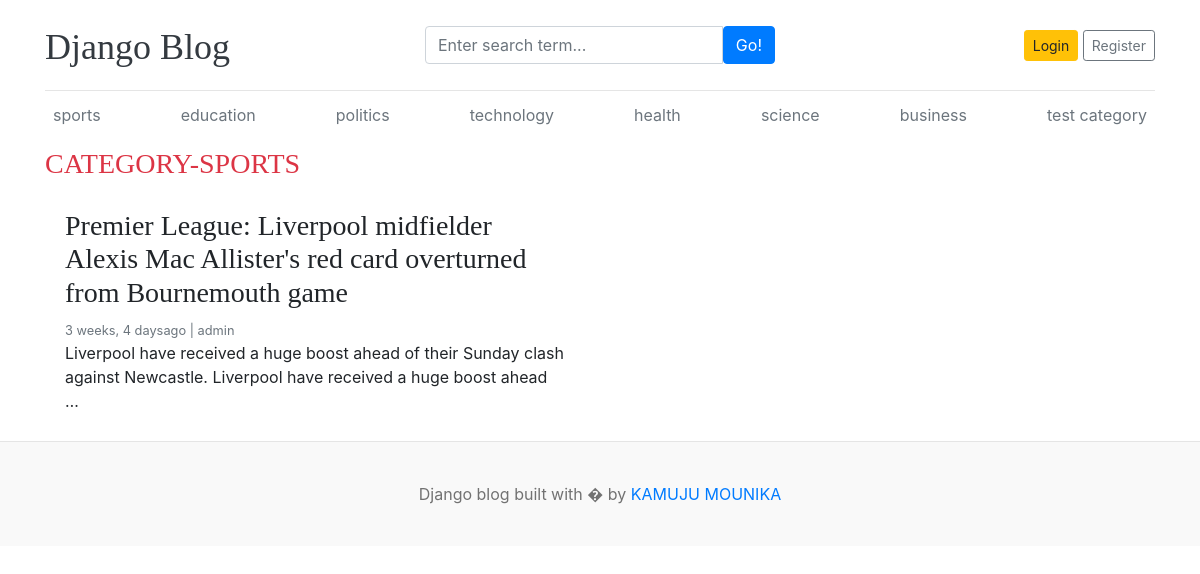
Page /category/1/ on the committed database.
### blog/models.py (models this page shows, shortened)
class Category(models.Model):
    category_name=models.CharField(max_length=50,unique=True)
    created_at=models.DateTimeField(auto_now_add=True)
    updated_at=models.DateTimeField(auto_now=True)
    class Meta:
        verbose_name_plural='categories'
    def __str__(self):
        return self.category_name

class Blog(models.Model):
    title=models.CharField(max_length=100)
    slug=models.SlugField(max_length=150,unique=True,blank=True)
    category=models.ForeignKey(Category,on_delete=models.CASCADE)
    author=models.ForeignKey(User,on_delete=models.CASCADE)
    featured_image=models.ImageField(upload_to='upload/%Y/%M/%d')
    short_description=models.TextField(max_length=2000)
    blog_body=models.TextField(max_length=5000)
    status=models.CharField(max_length=20,choices=STATUS_CHOICES,default=0)
    is_featured=models.BooleanField(default=False)
    created_at=models.DateTimeField(auto_now_add=True)
    updated_at=models.DateTimeField(auto_now=True)

### blog/views.py (the view)
# urls.py: path('<int:category_id>/',views.posts_by_category,name='posts_by_category')
def posts_by_category(request,category_id):
    posts=Blog.objects.filter(status='Published',category=category_id)
    try:
       category=Category.objects.get(pk=category_id)
    except:
       return redirect('home')
    context={
        'posts':posts,
        'category':category
    }
    return render(request,'posts_by_category.html',context)

### blog/context_processors.py (called while the page is built)
def get_categories(request):
    categories=Category.objects.all()
    return dict(categories=categories)

def get_social_links(request):
    social_links=SocialLink.objects.all()
    return dict(social_links=social_links)

### templates/posts_by_category.html (shortened to what this page needs)
{% extends 'base.html' %}
{% block content %}
  <h3 class="text-uppercase text-danger" class="letter-spacing:2px;">Category-{{category}}</h3>
  <div class="row mb-2">
    {% if posts %}
    {% for post in posts %}
    <div class="col-md-6">
      <div class="card border-0" >
        <div class="card-body">
          <h3>{{post.title}}</h3>
          <small class="mb-1 text-muted">{{post.created_at |timesince}}ago | {{post.author}}</small>
          <p class="card-text">{{post.short_description |truncatewords:20}}</p>
        </div>
      </div>
    </div>
    {% endfor %}
    {% else %}
    <p>no posts found</p>
    {% endif %}
  </div>
    </div>
{% endblock  %}

### templates/base.html (shortened to what this page needs)
{% load static %}
<!DOCTYPE html>
<html lang="en">
<head>
    <link href="https://getbootstrap.com/docs/4.0/dist/css/bootstrap.min.css" rel="stylesheet">
    <link href="{% static 'css/blog.css' %}" rel="stylesheet">
    <link rel="stylesheet" href="https://cdnjs.cloudflare.com/ajax/libs/font-awesome/4.7.0/css/font-awesome.min.css">
  </head>
<body>
    <div class="container">
      <header class="blog-header py-3">
        <div class="row flex-nowrap justify-content-between align-items-center">
          <div class="col-4 pt-1">
            <a class="blog-header-logo text-dark" href="/">Django Blog</a>
          </div>
          <div class="col-4">
             <form action="{% url 'search' %}" method="GET">
              <div class="input-group">
                <input class="form-control" type="text" name="keyword" value="{{keyword}}" placeholder="Enter search term..." aria-label="Enter search term..." aria-describedby="button-search" />
                <button type="submit" class="btn btn-primary" id="button-search" type="button">Go!</button>
            </div>
             </form>
          </div>
          <div class="col-4 d-flex justify-content-end align-items-center">
            {% if not user.is_authenticated %}
            <a class="btn btn-sm btn-warning" href="{% url 'login' %}">Login</a> &nbsp;
            <a class="btn btn-sm btn-outline-secondary" href="{% url 'register' %}">Register</a>
          </div>
            {% else %}
            <span><a href="{% url 'dashboard' %}">Dashboard</a></span>
            &emsp;
            <span><a href="{% url 'logout' %}">Logout</a></span>
            {% endif %}
        </div>
      </header>
      <div class="nav-scroller py-1 mb-2">
        <nav class="nav d-flex justify-content-between">
          {% for cat in categories %}
          <a class="p-2 text-muted" href="{% url 'posts_by_category' cat.id %}">{{cat.category_name}}</a>
          {% endfor %}
        </nav>
      </div>
{% block content %}
{% endblock  %}
<footer class="blog-footer">
    <p>Django blog built with � by <a href="#">KAMUJU MOUNIKA</a></p>
  </footer>
  </body>
  </html>

### project1/static/css/blog.css (style rules this page uses)
.blog-header { border-bottom: 1px solid #e5e5e5; }
.blog-header-logo { font-family: "Playfair Display", Georgia, "Times New Roman", serif; font-size: 2.25rem; }
h1, h2, h3, h4, h5, h6 { font-family: "Playfair Display", Georgia, "Times New Roman", serif; }
.blog-footer { padding: 2.5rem 0; color: #727272; text-align: center; background-color: #f9f9f9; border-top: .05rem solid #e5e5e5; }
.blog-footer p:last-child { margin-bottom: 0; }

### rows in the picture
Category: category_name "sports", category_name "SPORTS"
Category: category_name "education"
Category: category_name "politics"
Category: category_name "technology"
Category: category_name "health"
Category: category_name "science"
Category: category_name "business"
Category: category_name "test category"
Blog: title "Premier League: Liverpool midfielder Alexis Mac Allister's red card overturned from Bournemouth game", created_at "3 weeks, 4 days", author "admin", short_description "Liverpool have received a huge boost ahead of their Sunday clash against Newcastle. Liverpool have received a huge boost ahead …"
